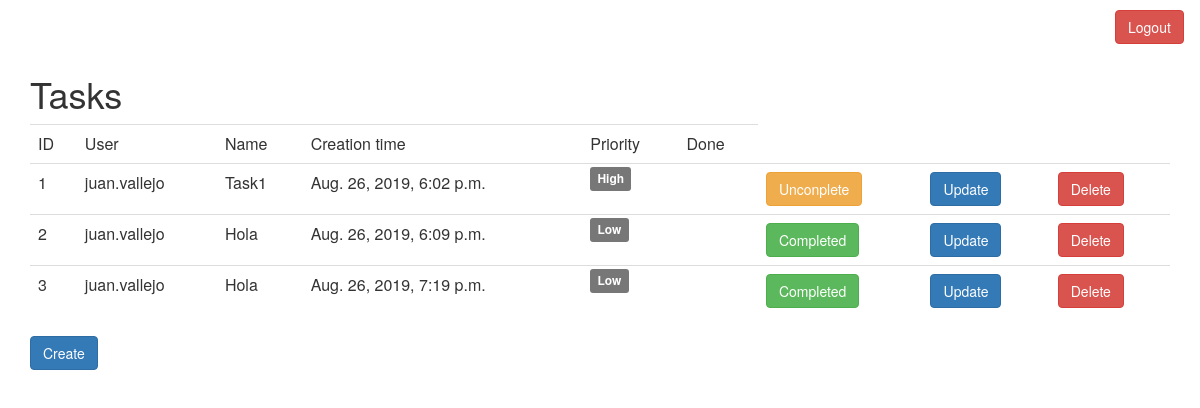
Before: /tasks/ (signed in) with the older database file.
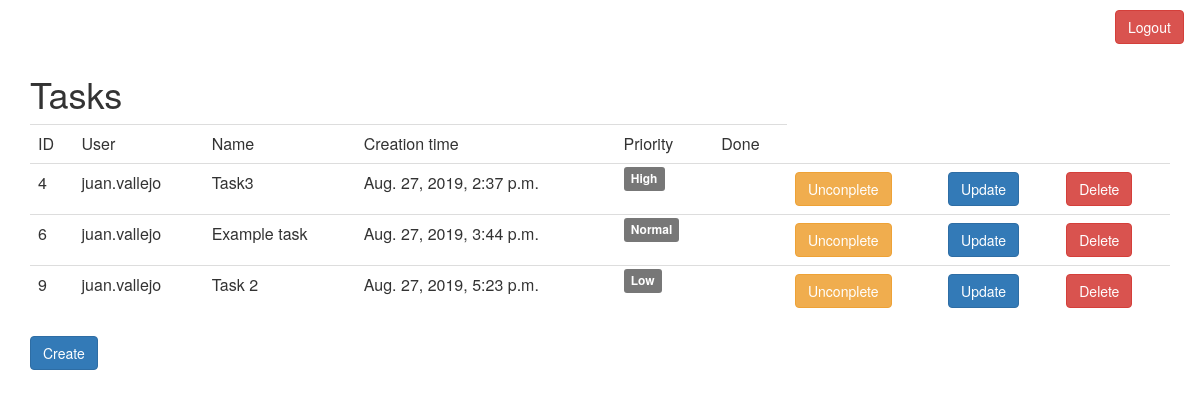
After: the same page with the newer database file.
### task_app/models.py (models this page shows, shortened)
class Task(models.Model):
    name = models.CharField(max_length=40)
    done = models.BooleanField(default=False)
    created = models.DateTimeField(auto_now_add=True)
    modified = models.DateTimeField(auto_now=True)
    priority = models.ForeignKey(Priority, on_delete=models.CASCADE)
    user = models.ForeignKey(
      settings.AUTH_USER_MODEL,
      on_delete=models.CASCADE
    )

class Priority(models.Model):
    name = models.CharField(max_length=20)
    def __str__(self):
        return self.name

### task_app/views.py (the view)
class TaskListView(LoginRequiredMixin, ListView):
    model = Task
    paginate_by = 100  # if pagination is desired
    def get_queryset(self):
        return Task.objects.filter(user=self.request.user)

### templates/task_app/task_list.html (shortened to what this page needs)
{% extends 'base.html' %}
{% load bootstrap3 %}
{% block content %}
<div class="container">
    <h1>Tasks</h1>
        <table class="table table-dark">
            <tr>
                    <td>ID</td>
                    <td>User</td>
                    <td>Name</td>
                    <td>Creation time</td>
                    <td>Priority</td>
                    <td>Done</td>
            </tr>
            {% for task in object_list %}
            <tr>
                <td>{{task.id}}</td>
                <td>{{task.user}}</td>
                <td>{{task.name}}</td>
                <td>{{task.created}}</td>
                <td><span class="label label-default">{{task.priority}}</span></td>
                <td>{% bootstrap_icon task.tick %}</td>
                {% if not task.done %}
                <td><a href="{% url 'task_complete' pk=task.id %}" />
                    <button id="done-btn" class="btn btn-success" />{% bootstrap_icon "check" %} Completed</button>
                </a></td>
                {% else %}
                <td><a href="{% url 'task_complete' pk=task.id %}" />
                    <button id="undone-btn" class="btn btn-warning" />{% bootstrap_icon "remove" %} Unconplete</button>
                </a></td>
                {% endif %}
                <td><a href="{% url 'task_update' pk=task.id %}" />
                    <button id="update-btn" class="btn btn-primary" />{% bootstrap_icon "pencil" %} Update</button>
                </a></td>
                <td><a href="{% url 'task_delete' pk=task.id %}" />
                    <button id="delete-btn" class="btn btn-danger" />{% bootstrap_icon 'trash' %} Delete</button>
                </a></td>
            </tr>
        {% endfor %}
        </table>
    <p><a href="{% url 'task_new' %}">
        <button id="create-btn" class="btn btn-primary" />{% bootstrap_icon "save" %} Create</button>
    </a></p>
</div>
{% endblock %}

### templates/base.html (shortened to what this page needs)
{% load bootstrap3 %}
{% bootstrap_css %}
<!DOCTYPE html>
<html>
<head>
</head>
<body>
  <main>
    <nav>
        <ul class="nav nav-pills">
            <li class="col md-4 col-xs-offset-11">
                <a href="{% url 'logout' %}">
                        <button id="create-btn" class="btn btn-danger" />{% bootstrap_icon "logout" %} Logout</button>
                </a>
            </li>
        </ul>
    </nav>
    {% block content %}
    {% endblock %}
  </main>
</body>
</html>

Changed rows visible on the page:
removed Task: id "1", user "juan.vallejo", name "Task1", created "Aug. 26, 2019, 6:02 p.m.", priority "High", done "Unconplete"
removed Task: id "2", user "juan.vallejo", name "Hola", created "Aug. 26, 2019, 6:09 p.m.", priority "Low", done "Completed"
removed Task: id "3", user "juan.vallejo", name "Hola", created "Aug. 26, 2019, 7:19 p.m.", priority "Low", done "Completed"
added Task: id "4", user "juan.vallejo", name "Task3", created "Aug. 27, 2019, 2:37 p.m.", priority "High", done "Unconplete"
added Task: id "6", user "juan.vallejo", name "Example task", created "Aug. 27, 2019, 3:44 p.m.", priority "Normal", done "Unconplete"
added Task: id "9", user "juan.vallejo", name "Task 2", created "Aug. 27, 2019, 5:23 p.m.", priority "Low", done "Unconplete"
